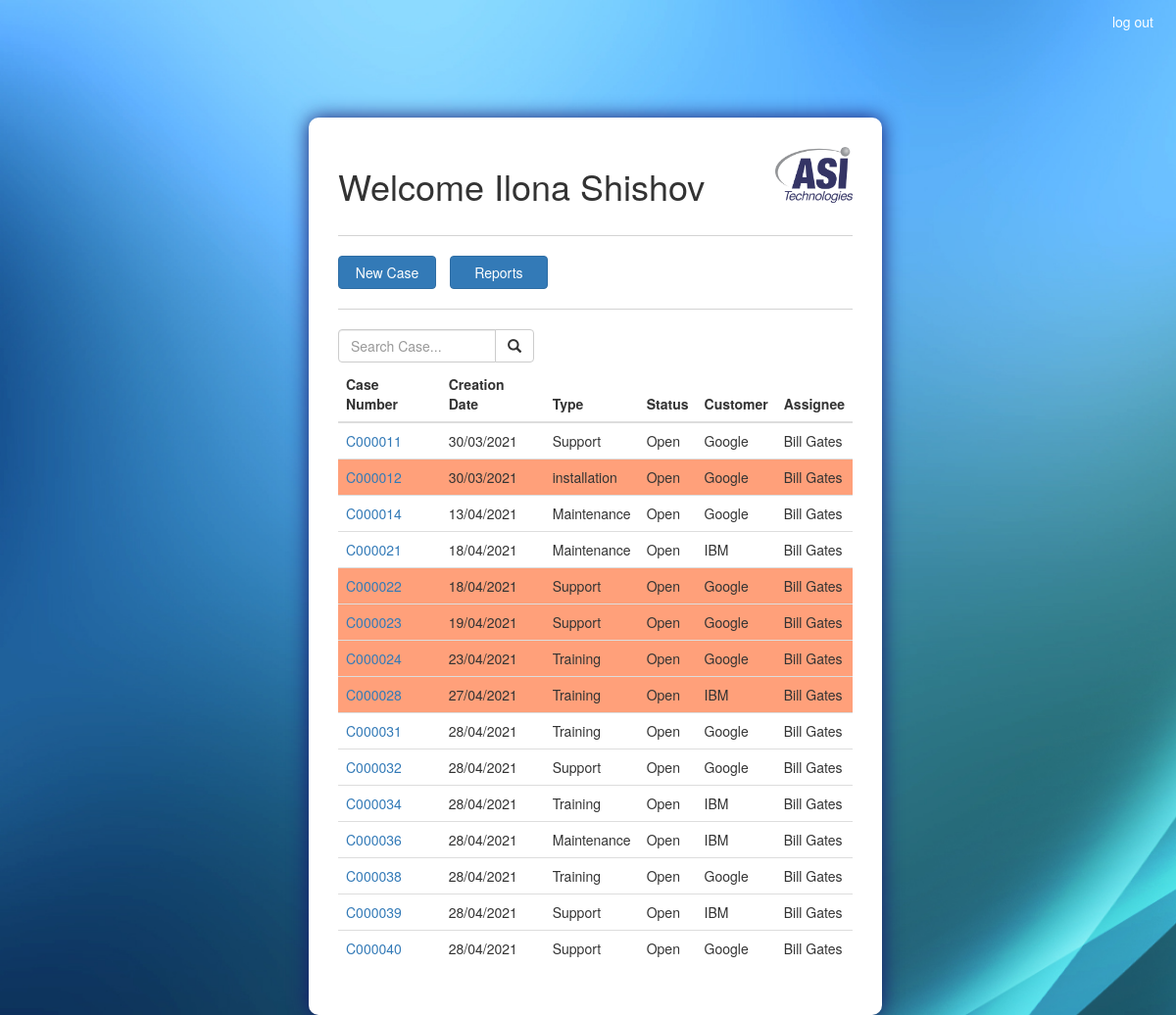
Page /dashboard/ (signed in) on the earlier database version.
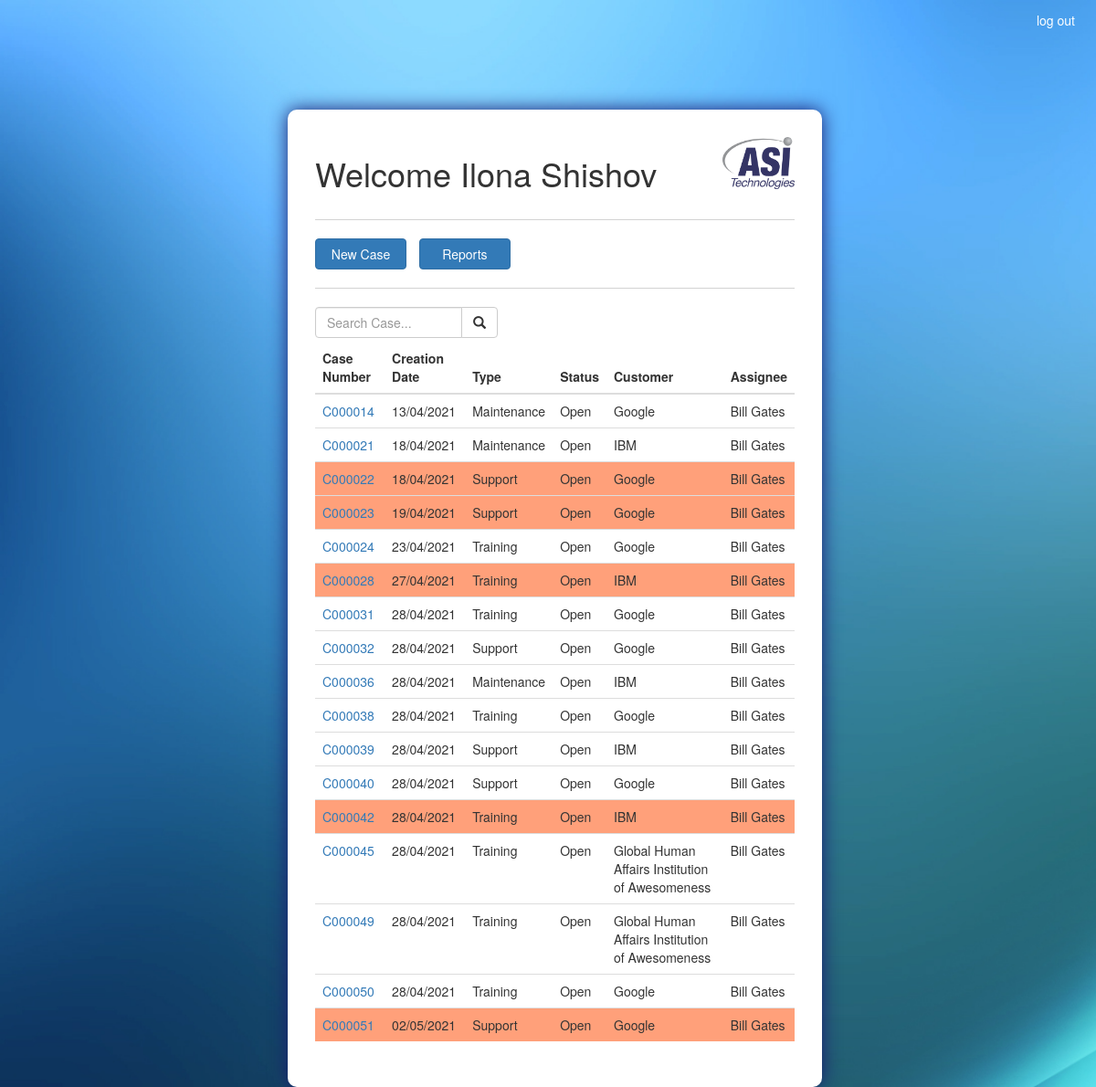
Same page on the later database version.
### ASISupport_app/models.py (models this page shows, shortened)
class Case(models.Model):
	TYPES = (
		('Support', 'Support'),
		('Training', 'Training'),
		('Maintenance', 'Maintenance'),
		('installation','Installation')
	)
	STATUSES = (
		('Open', 'Open'),
		('Resolved', 'Resolved'),
		('Closed', 'Closed'),
		('On Hold','On Hold'),
		('Cancelled','Cancelled')
	)
	case_num 				= models.CharField(max_length=100, primary_key=True)
	case_type 				= models.CharField(max_length=100, choices=TYPES)
	status 					= models.CharField(max_length=100, choices=STATUSES)
	create_date 			= models.DateTimeField(default=timezone.now)
	target_date 			= models.DateField()
	actual_date 			= models.DateField(blank=True, null=True)
	case_manager 			= models.ForeignKey(Employee, on_delete=models.CASCADE)
	machine_down 			= models.BooleanField(default=False)
	customer 				= models.ForeignKey(Customer, on_delete=models.CASCADE)
	customer_contact 		= models.CharField(max_length=100)
	case_description 		= models.TextField()
	cancellation_reason 	= models.TextField(blank=True, null=True)
	on_hold_reason 			= models.TextField(blank=True, null=True)

class Customer(models.Model):
	customer_name 			= models.CharField(max_length=100, primary_key=True)
	def __str__(self):
		return self.customer_name

class Employee(models.Model):
	employee_id 			= models.CharField(max_length=100, primary_key=True)
	first_name 				= models.CharField(max_length=100)
	last_name 				= models.CharField(max_length=100)
	phone_number 			= models.CharField(max_length=100)
	email 					= models.EmailField(max_length=254, unique = True)
	password 				= models.CharField(max_length=100)
	def __str__(self):
		return f'{self.first_name} {self.last_name}'
		'''note: must be unique for case creation unique'''

### ASISupport_app/views.py (the view)
# urls.py: path('dashboard/', views.dashboard_view, name = 'dashboard'),
@login_required(login_url='/accounts/login/')
def dashboard_view(request):
	search_case_value = request.POST.get('search_case')
	if request.method == 'POST' and 'search_case_btn' in request.POST:
		if search_case_value:
			cases = Case.objects.filter(case_num__contains=search_case_value, status='Open')
			return render(request, 'ASISupport_app/dashboard.html', locals())
	cases = Case.objects.filter(status='Open')
	''' roles '''
	groups = list(request.user.groups.values_list('name',flat = True))
	permit_new_case = ('Manager' in groups) or ('Support' in groups)
	return render(request, 'ASISupport_app/dashboard.html', locals())

### templates/ASISupport_app/dashboard.html (shortened to what this page needs)
<!DOCTYPE html>
{% extends "ASISupport_app/base.html" %}
{% load static %}
{% block head_block %}
	<link rel="stylesheet" type="text/css" href="{% static 'css/dashboard.css' %}">
{% endblock %}
{% block body_block %}
	<section class="col-sm-3 col-sm-6 col-sm-3">
		<form class="form-container" action="{% url 'ASISupport_app:dashboard' %}" method="POST">
			<div class="welcome">
				<h1 class="inline_it">Welcome {{request.user.get_full_name}}</h1>
				<img src="/static/images/ASI_logo.jpg"/>
			</div>
			<hr class="solid">
			<div>
				{% if permit_new_case %}
					<a href="{% url 'ASISupport_app:new_case' %}" class="btn btn-primary">New Case</a>
				{% endif %}
				<a href="{% url 'ASISupport_app:report' %}" class="btn btn-primary not_first">Reports</a>
			</div>
			<hr class="solid">
				<div class="inline_it search_bar">
					<div class="input-group">
						<input type="search" name="search_case" class="form-control" placeholder="Search Case..." aria-lable="Search" value="{{ search_case_value|default_if_none:'' }}" />
						<div class="input-group-btn">
							<button class="btn btn-default" type="submit" name="search_case_btn">
								<i class="glyphicon glyphicon-search"></i>
							</button>
						</div>
					</div>
				</div>
				<table class="table table-hover">
					<thead>
						<tr>
							<th scope="col">Case Number</th>
				    		<th scope="col">Creation Date</th>
				    		<th scope="col">Type</th>
				    		<th scope="col">Status</th>
				    		<th scope="col">Customer</th>
				    		<th scope="col">Assignee</th>
				    	</tr>
					</thead>
					<tbody>
						{% for case in cases %}
						<tr id="{{ case.case_num }}">
							<td><a href="{% url 'ASISupport_app:view_case' case.case_num %}">{{ case.case_num }}</a></td>
							<td>{{ case.create_date|date:'d/m/Y' }}</td>
							<td>{{ case.case_type }}</td>
							<td>{{ case.status }}</td>
							<td>{{ case.customer }}</td>
							<td>{{ case.case_manager }}</td>
						</tr>
						{% endfor %}
					</tbody>
				</table>
		</form>
	</section>
{% endblock %}

Differences in the rows shown:
no longer on this page (row edited): Case: case_num "C000011", create_date "30/03/2021", case_type "Support", status "Open", customer "Google", case_manager "Bill Gates"
no longer on this page (row edited): Case: case_num "C000012", create_date "30/03/2021", case_type "installation", status "Open", customer "Google", case_manager "Bill Gates"
no longer on this page (row edited): Case: case_num "C000034", create_date "28/04/2021", case_type "Training", status "Open", customer "IBM", case_manager "Bill Gates"
added Case: case_num "C000042", create_date "28/04/2021", case_type "Training", status "Open", customer "IBM", case_manager "Bill Gates"
added Case: case_num "C000045", create_date "28/04/2021", case_type "Training", status "Open", customer "Global Human Affairs Institution of Awesomeness", case_manager "Bill Gates"
added Case: case_num "C000049", create_date "28/04/2021", case_type "Training", status "Open", customer "Global Human Affairs Institution of Awesomeness", case_manager "Bill Gates"
added Case: case_num "C000050", create_date "28/04/2021", case_type "Training", status "Open", customer "Google", case_manager "Bill Gates"
added Case: case_num "C000051", create_date "02/05/2021", case_type "Support", status "Open", customer "Google", case_manager "Bill Gates"
